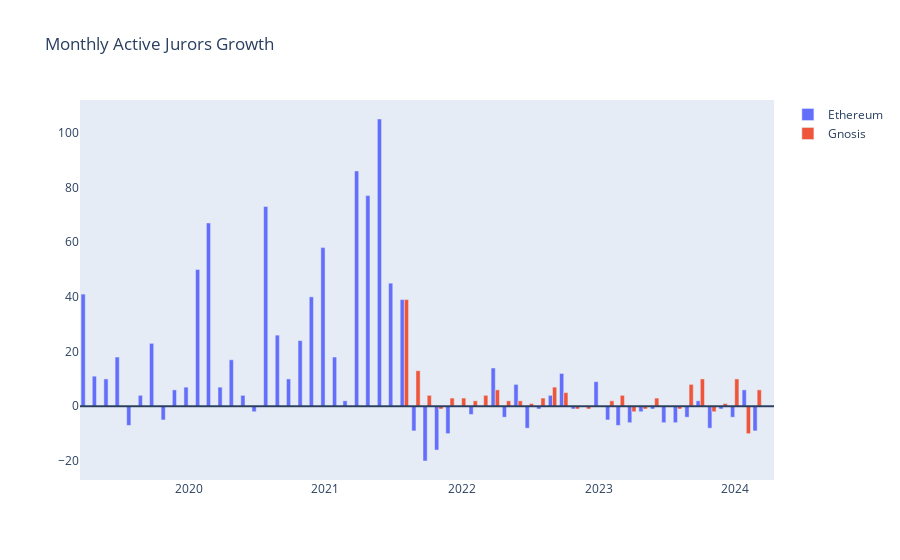

Notebook code cell kept with this figure:
### Code cell
growth_eth = active_jurors_eth.diff()
growth_gno = active_jurors_gno.diff()

growth_eth = growth_eth.resample('M').sum()
growth_gno = growth_gno.resample('M').sum()

fig = go.Figure(data=[
    go.Bar(x=growth_eth.index, y=growth_eth['active_jurors'], name="Ethereum"),
    go.Bar(x=growth_gno.index, y=growth_gno['active_jurors'], name="Gnosis"),
    ]
    )
fig.update_layout(
     xaxis=dict(showgrid=False), 
     yaxis=dict(showgrid=False),
     title=dict(text="Monthly Active Jurors Growth")
)
fig.add_hline(y=0)
fig.show()
